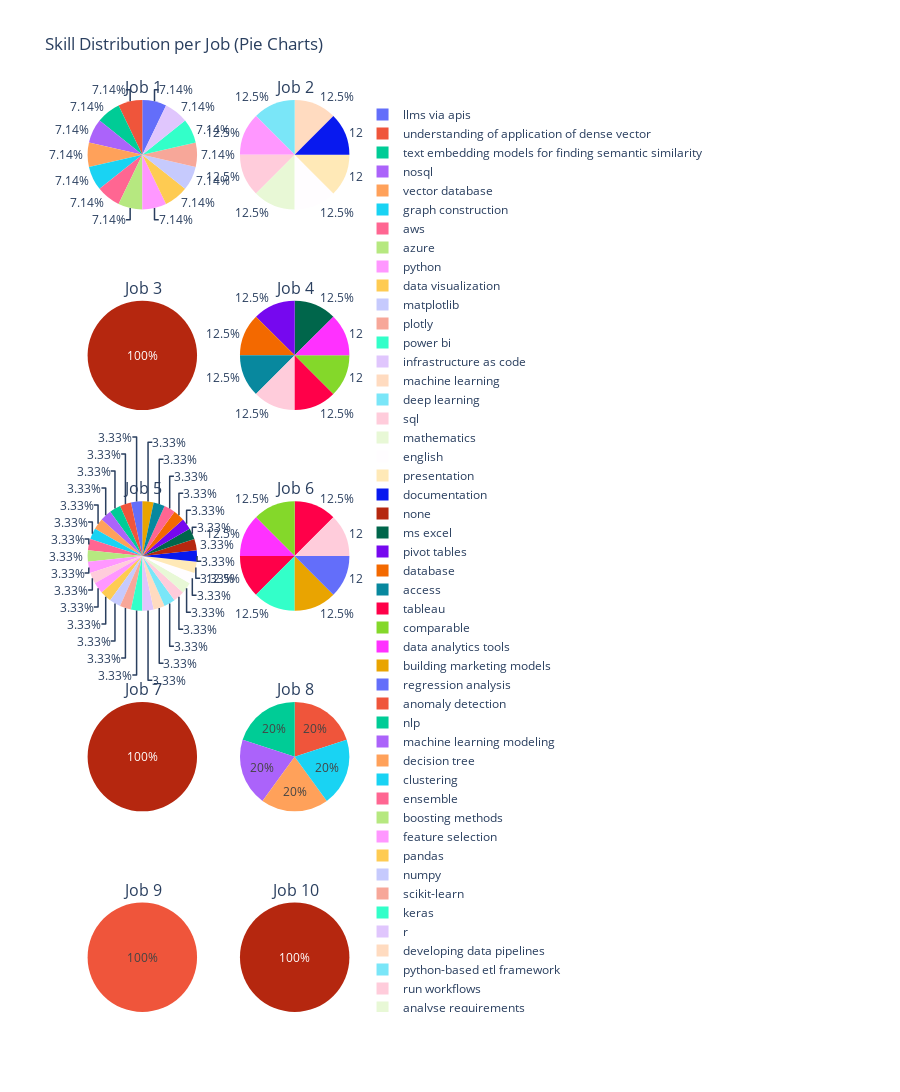

Notebook code for this chart:
### Code cell
import pandas as pd
import re
from collections import Counter
import plotly.graph_objects as go
from plotly.subplots import make_subplots

# Load the job descriptions
df = pd.read_csv("jobs.csv")
df["Job_Description"] = df["Job_Description"].astype(str)

# Extract skills section from each job description
all_skills = []
for desc in df["Job_Description"]:
    skills_match = re.search(
        r"SKILLS\s*:\s*(.*?)(?:\.|QUALIFICATIONS:|RESPONSIBILITIES:|LOCATION:|PAY:|APPLICATION DEADLINE:|JOB ID:|$)",
        desc, re.IGNORECASE | re.DOTALL
    )
    skills = skills_match.group(1).strip() if skills_match else ""
    all_skills.append(skills)

# Add extracted skills column
df["Extracted_Skills"] = all_skills

# Create pie charts
job_count = len(df)
cols = 2
rows = (job_count + 1) // cols

fig = make_subplots(
    rows=rows, cols=cols, specs=[[{'type': 'domain'}]*cols]*rows,
    subplot_titles=[f"Job {i+1}" for i in range(job_count)]
)

for idx, skills in enumerate(df["Extracted_Skills"]):
    job_id = f"Job {idx+1}"
    skill_list = [s.strip().lower() for s in re.split(r",|;", skills) if s.strip()]
    if not skill_list:
        continue
    skill_freq = Counter(skill_list)
    row = (idx // cols) + 1
    col = (idx % cols) + 1
    fig.add_trace(
        go.Pie(labels=list(skill_freq.keys()), values=list(skill_freq.values()), name=job_id),
        row=row, col=col
    )

fig.update_layout(title_text="Skill Distribution per Job (Pie Charts)", height=300 * rows)
fig.show()

### Figure 1 — Plotly figure (JSON) as saved in the notebook; plotly's stock layout.template omitted (floating-point values rounded to 4 significant figures)
{"data": [{"domain": {"x": [0, 0.45], "y": [0.88, 1]}, "labels": ["llms via apis", "understanding of application of dense vector", "text embedding models for finding semantic similarity", "nosql", "vector database", "graph construction", "aws", "azure", "python", "data visualization", "matplotlib", "plotly", "power bi", "infrastructure as code"], "name": "Job 1", "type": "pie", "values": [1, 1, 1, 1, 1, 1, 1, 1, 1, 1, 1, 1, 1, 1]}, {"domain": {"x": [0.55, 1], "y": [0.88, 1]}, "labels": ["machine learning", "deep learning", "python", "sql", "mathematics", "english", "presentation", "documentation"], "name": "Job 2", "type": "pie", "values": [1, 1, 1, 1, 1, 1, 1, 1]}, {"domain": {"x": [0, 0.45], "y": [0.66, 0.78]}, "labels": ["none"], "name": "Job 3", "type": "pie", "values": [1]}, {"domain": {"x": [0.55, 1], "y": [0.66, 0.78]}, "labels": ["ms excel", "pivot tables", "database", "access", "sql", "tableau", "comparable", "data analytics tools"], "name": "Job 4", "type": "pie", "values": [1, 1, 1, 1, 1, 1, 1, 1]}, {"domain": {"x": [0, 0.45], "y": [0.44, 0.56]}, "labels": ["building marketing models", "regression analysis", "anomaly detection", "nlp", "machine learning modeling", "decision tree", "clustering", "ensemble", "boosting methods", "feature selection", "sql", "python", "pandas", "numpy", "scikit-learn", "keras", "r", "developing data pipelines", "python-based etl framework", "run workflows", "analyse requirements", "project roadmap to ensure consistent data availability", "data quality", "data accessibility", "conceive and implement the design of end-to-end scripted analytics solutions using sql", "modern analytical system", "snowflake", "github", "aws", "jupyter notebooks"], "name": "Job 5", "type": "pie", "values": [1, 1, 1, 1, 1, 1, 1, 1, 1, 1, 1, 1, 1, 1, 1, 1, 1, 1, 1, 1, 1, 1, 1, 1, 1, 1, 1, 1, 1, 1]}, {"domain": {"x": [0.55, 1], "y": [0.44, 0.56]}, "labels": ["data analysi", "statistical techniques", "data visualization tools", "tableau", "power bi", "microsoft excel", "database management and querying languages", "sql"], "name": "Job 6", "type": "pie", "values": [1, 1, 1, 1, 1, 1, 1, 1]}, {"domain": {"x": [0, 0.45], "y": [0.22, 0.34]}, "labels": ["none"], "name": "Job 7", "type": "pie", "values": [1]}, {"domain": {"x": [0.55, 1], "y": [0.22, 0.34]}, "labels": ["data science", "data analytics", "statistical analysis", "thermodynamics", "thermal systems"], "name": "Job 8", "type": "pie", "values": [1, 1, 1, 1, 1]}, {"domain": {"x": [0, 0.45], "y": [0, 0.12]}, "labels": ["data science"], "name": "Job 9", "type": "pie", "values": [1]}, {"domain": {"x": [0.55, 1], "y": [0, 0.12]}, "labels": ["none"], "name": "Job 10", "type": "pie", "values": [1]}], "layout": {"annotations": [{"font": {"size": 16}, "showarrow": false, "text": "Job 1", "x": 0.225, "xanchor": "center", "xref": "paper", "y": 1, "yanchor": "bottom", "yref": "paper"}, {"font": {"size": 16}, "showarrow": false, "text": "Job 2", "x": 0.775, "xanchor": "center", "xref": "paper", "y": 1, "yanchor": "bottom", "yref": "paper"}, {"font": {"size": 16}, "showarrow": false, "text": "Job 3", "x": 0.225, "xanchor": "center", "xref": "paper", "y": 0.78, "yanchor": "bottom", "yref": "paper"}, {"font": {"size": 16}, "showarrow": false, "text": "Job 4", "x": 0.775, "xanchor": "center", "xref": "paper", "y": 0.78, "yanchor": "bottom", "yref": "paper"}, {"font": {"size": 16}, "showarrow": false, "text": "Job 5", "x": 0.225, "xanchor": "center", "xref": "paper", "y": 0.56, "yanchor": "bottom", "yref": "paper"}, {"font": {"size": 16}, "showarrow": false, "text": "Job 6", "x": 0.775, "xanchor": "center", "xref": "paper", "y": 0.56, "yanchor": "bottom", "yref": "paper"}, {"font": {"size": 16}, "showarrow": false, "text": "Job 7", "x": 0.225, "xanchor": "center", "xref": "paper", "y": 0.34, "yanchor": "bottom", "yref": "paper"}, {"font": {"size": 16}, "showarrow": false, "text": "Job 8", "x": 0.775, "xanchor": "center", "xref": "paper", "y": 0.34, "yanchor": "bottom", "yref": "paper"}, {"font": {"size": 16}, "showarrow": false, "text": "Job 9", "x": 0.225, "xanchor": "center", "xref": "paper", "y": 0.12, "yanchor": "bottom", "yref": "paper"}, {"font": {"size": 16}, "showarrow": false, "text": "Job 10", "x": 0.775, "xanchor": "center", "xref": "paper", "y": 0.12, "yanchor": "bottom", "yref": "paper"}], "height": 1500, "title": {"text": "Skill Distribution per Job (Pie Charts)"}}}
